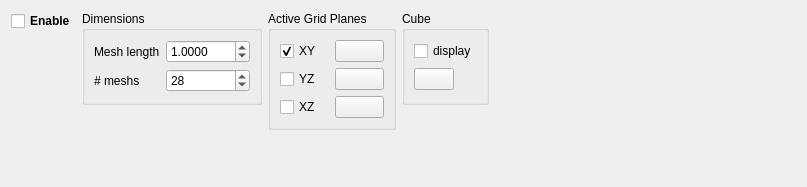
     <widget class="QWidget" name="tab">
      <attribute name="title">
       <string>Grids</string>
      </attribute>
      <layout class="QGridLayout" name="gridLayout_19">
       <item row="0" column="0">
        <widget class="QCheckBox" name="show_grid_checkb">
         <property name="font">
          <font>
           <weight>75</weight>
           <bold>true</bold>
          </font>
         </property>
         <property name="toolTip">
          <string>Display grids and cube if they are activated</string>
         </property>
         <property name="text">
          <string>Enable</string>
         </property>
        </widget>
       </item>
       <item row="0" column="1" rowspan="2">
        <widget class="QGroupBox" name="groupBox_10">
         <property name="font">
          <font>
           <weight>50</weight>
           <bold>false</bold>
          </font>
         </property>
         <property name="title">
          <string>Dimensions</string>
         </property>
         <layout class="QGridLayout" name="gridLayout_17">
          <item row="0" column="0">
           <widget class="QLabel" name="label_13">
            <property name="text">
             <string>Mesh length</string>
            </property>
           </widget>
          </item>
          <item row="0" column="1">
           <widget class="QDoubleSpinBox" name="mesh_length_spin">
            <property name="toolTip">
             <string>Grid's size mesh</string>
            </property>
            <property name="decimals">
             <number>4</number>
            </property>
            <property name="maximum">
             <double>9999.000000000000000</double>
            </property>
            <property name="value">
             <double>1.000000000000000</double>
            </property>
           </widget>
          </item>
          <item row="1" column="0">
           <widget class="QLabel" name="label_14">
            <property name="text">
             <string># meshs</string>
            </property>
           </widget>
          </item>
          <item row="1" column="1">
           <widget class="QSpinBox" name="mesh_nb_spin">
            <property name="toolTip">
             <string>#meshs per grid</string>
            </property>
            <property name="maximum">
             <number>999</number>
            </property>
            <property name="singleStep">
             <number>1</number>
            </property>
            <property name="value">
             <number>28</number>
            </property>
           </widget>
          </item>
         </layout>
        </widget>
       </item>
       <item row="0" column="2" rowspan="3">
        <widget class="QGroupBox" name="groupBox_9">
         <property name="title">
          <string>Active Grid Planes</string>
         </property>
         <layout class="QGridLayout" name="gridLayout_15">
          <item row="0" column="0">
           <widget class="QCheckBox" name="xy_checkb">
            <property name="toolTip">
             <string>display a grid in XY plane</string>
            </property>
            <property name="text">
             <string>XY</string>
            </property>
            <property name="checked">
             <bool>true</bool>
            </property>
           </widget>
          </item>
          <item row="0" column="1">
           <widget class="QPushButton" name="xy_grid_color">
            <property name="toolTip">
             <string>Press button to change color</string>
            </property>
            <property name="text">
             <string/>
            </property>
           </widget>
          </item>
          <item row="1" column="0">
           <widget class="QCheckBox" name="yz_checkb">
            <property name="toolTip">
             <string>display a grid in YZ plane</string>
            </property>
            <property name="text">
             <string>YZ</string>
            </property>
           </widget>
          </item>
          <item row="1" column="1">
           <widget class="QPushButton" name="yz_grid_color">
            <property name="toolTip">
             <string>Press button to change color</string>
            </property>
            <property name="text">
             <string/>
            </property>
           </widget>
          </item>
          <item row="2" column="0">
           <widget class="QCheckBox" name="xz_checkb">
            <property name="toolTip">
             <string>display a grid in XZ plane</string>
            </property>
            <property name="text">
             <string>XZ</string>
            </property>
           </widget>
          </item>
          <item row="2" column="1">
           <widget class="QPushButton" name="xz_grid_color">
            <property name="toolTip">
             <string>Press button to change color</string>
            </property>
            <property name="text">
             <string/>
            </property>
           </widget>
          </item>
         </layout>
        </widget>
       </item>
       <item row="0" column="3" rowspan="2">
        <widget class="QGroupBox" name="groupBox_11">
         <property name="title">
          <string>Cube</string>
         </property>
         <layout class="QGridLayout" name="gridLayout_7">
          <item row="0" column="0">
           <widget class="QCheckBox" name="cube_checkb">
            <property name="toolTip">
             <string>&lt;!DOCTYPE HTML PUBLIC &quot;-//W3C//DTD HTML 4.0//EN&quot; &quot;http://www.w3.org/TR/REC-html40/strict.dtd&quot;&gt;
&lt;html&gt;&lt;head&gt;&lt;meta name=&quot;qrichtext&quot; content=&quot;1&quot; /&gt;&lt;style type=&quot;text/css&quot;&gt;
p, li { white-space: pre-wrap; }
&lt;/style&gt;&lt;/head&gt;&lt;body style=&quot; font-family:'Sans Serif'; font-size:9pt; font-weight:400; font-style:normal;&quot;&gt;
&lt;table style=&quot;-qt-table-type: root; margin-top:4px; margin-bottom:4px; margin-left:4px; margin-right:4px;&quot;&gt;
&lt;tr&gt;
&lt;td style=&quot;border: none;&quot;&gt;
&lt;p style=&quot; margin-top:0px; margin-bottom:0px; margin-left:0px; margin-right:0px; -qt-block-indent:0; text-indent:0px;&quot;&gt;Display a cube of size:&lt;/p&gt;
&lt;p style=&quot; margin-top:0px; margin-bottom:0px; margin-left:0px; margin-right:0px; -qt-block-indent:0; text-indent:0px;&quot;&gt; &lt;span style=&quot; font-weight:600; color:#ff0000;&quot;&gt;MeshLength X #Meshs&lt;/span&gt;&lt;/p&gt;&lt;/td&gt;&lt;/tr&gt;&lt;/table&gt;&lt;/body&gt;&lt;/html&gt;</string>
            </property>
            <property name="text">
             <string>display</string>
            </property>
           </widget>
          </item>
          <item row="1" column="0">
           <widget class="QPushButton" name="cube_color">
            <property name="sizePolicy">
             <sizepolicy hsizetype="Fixed" vsizetype="Fixed">
              <horstretch>0</horstretch>
              <verstretch>0</verstretch>
             </sizepolicy>
            </property>
            <property name="toolTip">
             <string>Press button to change color</string>
            </property>
            <property name="text">
             <string/>
            </property>
            <property name="autoDefault">
             <bool>true</bool>
            </property>
           </widget>
          </item>
         </layout>
        </widget>
       </item>
       <item row="1" column="0" rowspan="3">
        <spacer name="verticalSpacer_18">
         <property name="orientation">
          <enum>Qt::Vertical</enum>
         </property>
         <property name="sizeType">
          <enum>QSizePolicy::MinimumExpanding</enum>
         </property>
         <property name="sizeHint" stdset="0">
          <size>
           <width>20</width>
           <height>132</height>
          </size>
         </property>
        </spacer>
       </item>
       <item row="1" column="4">
        <spacer name="horizontalSpacer_7">
         <property name="orientation">
          <enum>Qt::Horizontal</enum>
         </property>
         <property name="sizeHint" stdset="0">
          <size>
           <width>307</width>
           <height>74</height>
          </size>
         </property>
        </spacer>
       </item>
       <item row="2" column="1" rowspan="2">
        <spacer name="verticalSpacer_17">
         <property name="orientation">
          <enum>Qt::Vertical</enum>
         </property>
         <property name="sizeType">
          <enum>QSizePolicy::MinimumExpanding</enum>
         </property>
         <property name="sizeHint" stdset="0">
          <size>
           <width>20</width>
           <height>63</height>
          </size>
         </property>
        </spacer>
       </item>
       <item row="2" column="3" rowspan="2">
        <spacer name="verticalSpacer_19">
         <property name="orientation">
          <enum>Qt::Vertical</enum>
         </property>
         <property name="sizeType">
          <enum>QSizePolicy::MinimumExpanding</enum>
         </property>
         <property name="sizeHint" stdset="0">
          <size>
           <width>20</width>
           <height>63</height>
          </size>
         </property>
        </spacer>
       </item>
       <item row="3" column="2">
        <spacer name="verticalSpacer_7">
         <property name="orientation">
          <enum>Qt::Vertical</enum>
         </property>
         <property name="sizeType">
          <enum>QSizePolicy::MinimumExpanding</enum>
         </property>
         <property name="sizeHint" stdset="0">
          <size>
           <width>20</width>
           <height>40</height>
          </size>
         </property>
        </spacer>
       </item>
      </layout>
     </widget>
